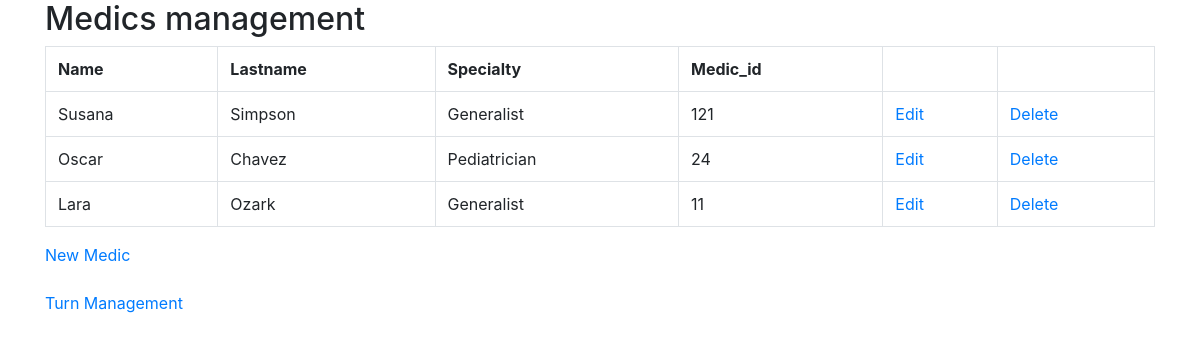
Page /medic/indexMedics/ on the committed database.
### adminhospital/models.py (models this page shows, shortened)
class Medic(models.Model):
    name = models.CharField(max_length=20)
    lastname = models.CharField(max_length=20)
    specialty = models.CharField(max_length=30)
    medic_id = models.IntegerField(max_length=10)

### adminhospital/views.py (the view)
# urls.py: path("medic/indexMedics/", views.indexMedics, name="indexMedics"),
def indexMedics(request):
    medics = Medic.objects.all()
    context = {
        'medics':medics
    }
    return render(request,"medic/indexMedics.html", context)

### adminhospital/templates/medic/indexMedics.html (shortened to what this page needs)
{% extends "base.html" %}
{% block page_content %}
    <div class="container">
        <h2>Medics management</h2>
        <table class="table table-bordered" border="1">
            <tr>
                <th>Name</th>
                <th>Lastname</th>
                <th>Specialty</th>
                <th>Medic_id</th>
                <th></th>
                <th></th>
            </tr>
            {% for medic in medics %}
            <tr>
                <td> {{ medic.name }}</td>
                <td> {{ medic.lastname }} </td>
                <td> {{ medic.specialty }} </td>
                <td> {{ medic.medic_id }}  </td>
                <td> <a href="{% url 'edit_medic' medic.id%}">Edit</a> </td>
                <td> <a href="{% url 'delete_medic' medic.id%}">Delete</a> </td>
            </tr>
            {% endfor %}
        </table>
        <div>
            <a href="{% url 'new_medic' %}">New Medic</a>
        </div>
        <div>
            <a href="{% url 'admin_index' %}">Turn Management</a>
        </div>
    </div>
{% endblock %}

### personal_portfolio/templates/base.html (shortened to what this page needs)
<link rel="stylesheet" href="https://stackpath.bootstrapcdn.com/bootstrap/4.1.3/css/bootstrap.min.css">
{% block page_content %}{% endblock %}

### rows in the picture
Medic: name "Susana", lastname "Simpson", specialty "Generalist", medic_id "121"
Medic: name "Oscar", lastname "Chavez", specialty "Pediatrician", medic_id "24"
Medic: name "Lara", lastname "Ozark", specialty "Generalist", medic_id "11"
